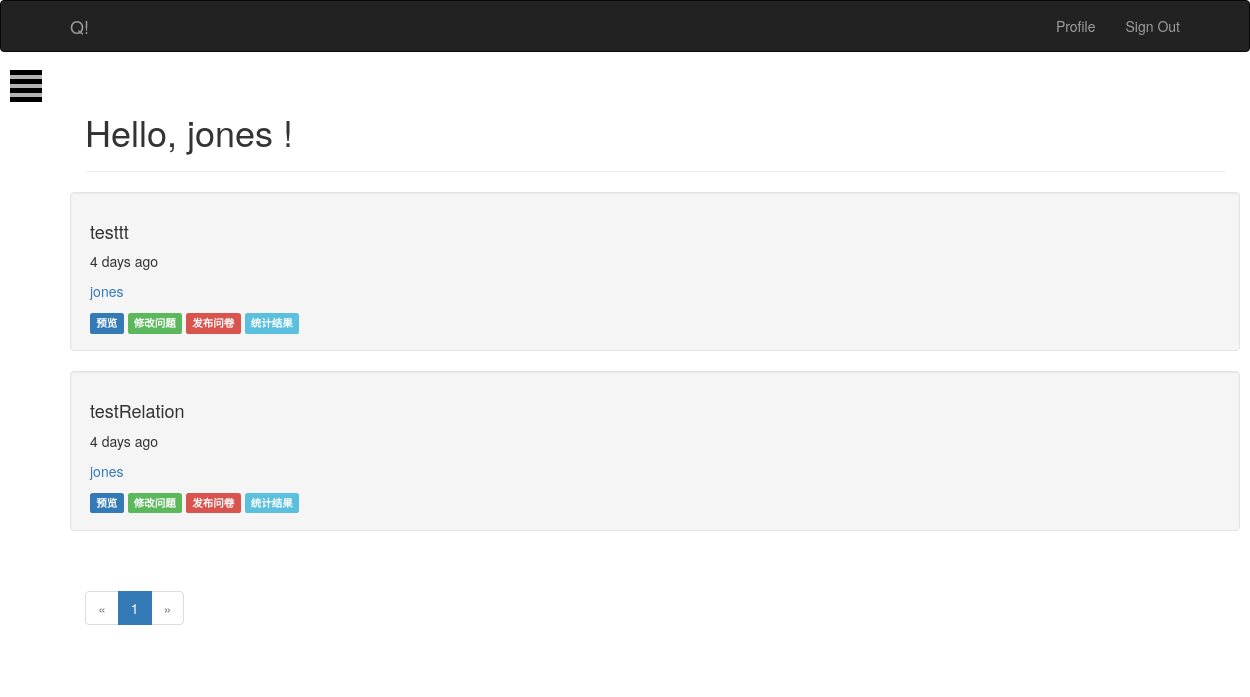
Page / (signed in) on the earlier database version.
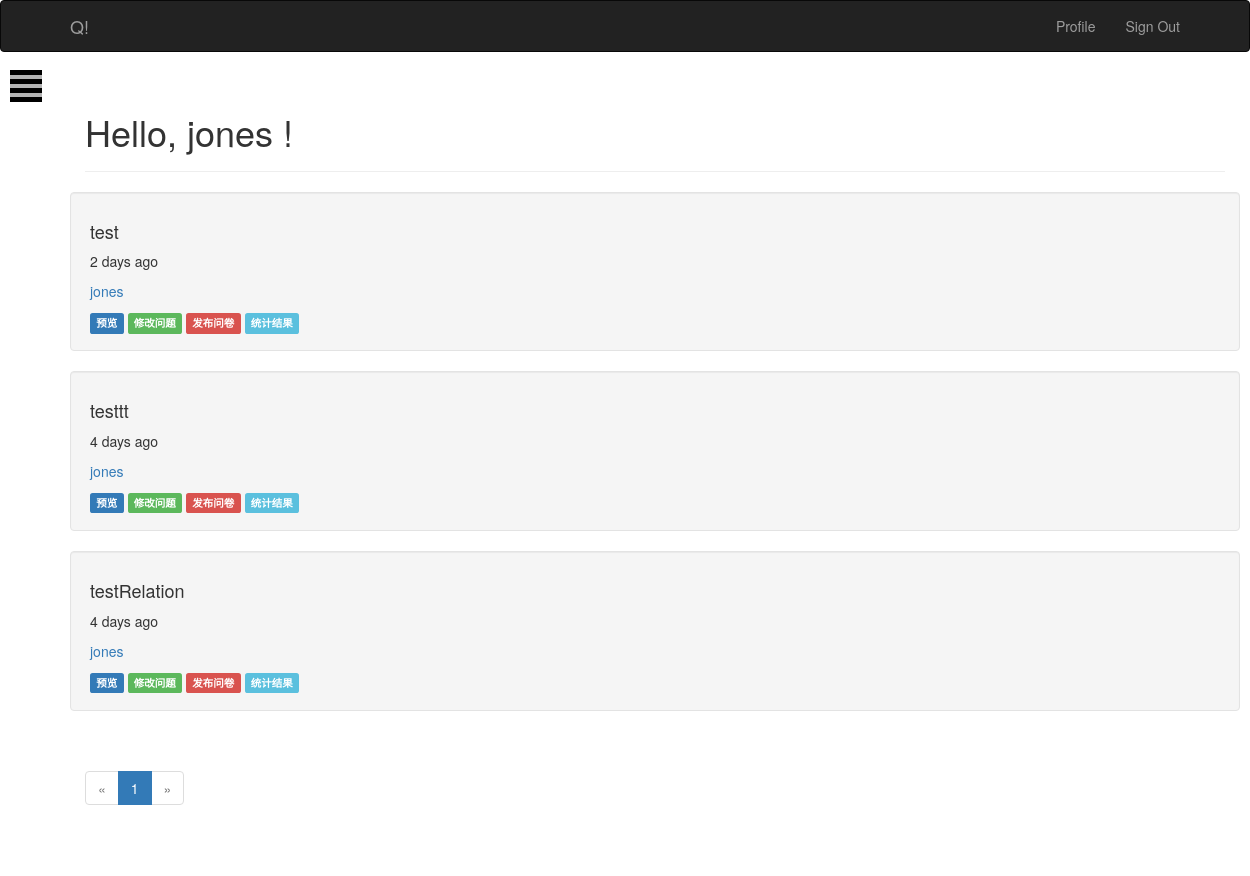
Same page on the later database version.
### app/models.py (models this page shows, shortened)
class Questionaire(db.Model):
    __tablename__ = "questionaires"
    id = db.Column(db.Integer, primary_key=True)
    title = db.Column(db.String(20))
    description = db.Column(db.Text())
    timestamp = db.Column(db.DateTime, index=True, default=datetime.utcnow)
    author_id = db.Column(db.Integer, db.ForeignKey('users.id'))
    questions = db.relationship('Question', backref="questionaire", lazy="dynamic")
    releases = db.relationship('QuestionaireRelease', backref="questionaire", lazy="dynamic")

class User(UserMixin, db.Model):
    __tablename__ = 'users'
    id = db.Column(db.Integer, primary_key=True)
    email = db.Column(db.String(64), unique=True, index=True)
    username = db.Column(db.String(64), unique=True)
    name = db.Column(db.String(64))
    location = db.Column(db.String(64))
    about_me = db.Column(db.Text())
    member_since = db.Column(db.DateTime(), default=datetime.utcnow)
    last_seen = db.Column(db.DateTime(), default=datetime.utcnow)
    confirmed = db.Column(db.Boolean, default=False)
    password_hash = db.Column(db.String(128))
    role_id = db.Column(db.Integer, db.ForeignKey('roles.id'))
    questionaires = db.relationship('Questionaire', backref="author", lazy="dynamic")
    posts = db.relationship('Post', backref="author", lazy="dynamic")
    @property
    def password(self):
        raise AttributeError('password is not a readable attribute')
    def ping(self):
        self.last_seen = datetime.utcnow()
        db.session.add(self)
    def is_anonymous(self):
        return False

### app/main/views.py (the view)
@main.route('/', methods=['GET', 'POST'])
def index():
    page = request.args.get('page', 1, type=int)
    if current_user.is_anonymous() == False:
        pagination = Questionaire.query.order_by(Questionaire.timestamp.desc()).filter_by(author=current_user._get_current_object()).paginate(
            page, per_page=current_app.config['FLASK_POSTS_PER_PAGE'],
            error_out=False
        )
        questionaires = pagination.items
        return render_template('index.html', current_time=datetime.utcnow(), questionaires=questionaires, pagination=pagination)
    return render_template('anonymous.html')

### app/auth/views.py (called while the page is built)
@auth.before_app_request
def before_request():
    if current_user.is_authenticated:
        current_user.ping()
        if not current_user.confirmed \
            and request.endpoint[:5] != 'auth.':
            return redirect(url_for('auth.unconfirmed'))

### app/main/__init__.py (called while the page is built)
@main.app_context_processor
def inject_permission():
    return dict(Permission=Permission)

### app/models.py (called while the page is built)
@login_manager.user_loader
def load_user(user_id):
    return User.query.get(int(user_id))

### app/templates/index.html (shortened to what this page needs)
{% extends 'base.html' %}
{% import "bootstrap/wtf.html" as wtf %}
{% import "_macros.html" as macros %}
{% block page_content %}
    <div class="page-header">
        <h1>Hello,
            {% if current_user.is_authenticated %}
                {{ current_user.username }}
            {% else %}
                Stranger
            {% endif %}!
        </h1>
    </div>
{% include '_posts.html' %}
<div class="pagination">
    {{ macros.pagination_widget(pagination, '.index') }}
</div>
{% endblock page_content %}
{% block content %}
{{super()}}
<div id="wrapper">
      <div id="page-content-wrapper">
        <button type="button" class="hamburger is-closed animated fadeInLeft" data-toggle="offcanvas">
          <span class="hamb-top"></span>
          <span class="hamb-middle"></span>
          <span class="hamb-bottom"></span>
        </button>
      </div>
</div>
{% endblock content %}

### app/templates/_posts.html
<div class="row">
    {% for questionaire in questionaires %}
    <div class="card well">
        <div class="card-body">
            <h4 class="card-title">{{ questionaire.title }}</h4>
            <p class="card-text">{{ moment(questionaire.timestamp).fromNow() }}</p>
            <p class="card-text"><a href="{{ url_for('.user', username=questionaire.author.username) }}">{{ questionaire.author.username }}</a></p>
        </div>
        <div class="questionaire-body">
            <div class="questionaire-footer">
                <a href="{{url_for('main.questionaire', id=questionaire.id)}}">
                    <span class="label label-primary">预览</span>
                </a>
                {% if current_user == questionaire.author %}
                    <a href="{{ url_for('main.create_question', id=questionaire.id) }}">
                        <span class="label label-success">修改问题</span>
                    </a>
                    <a href="{{ url_for('main.release_questionaire', id=questionaire.id) }}">
                        <span class="label label-danger">发布问卷</span>
                    </a>
                    <a href="{{ url_for('main.analyse_questionaire', id=questionaire.id) }}">
                        <span class="label label-info">统计结果</span>
                    </a>
                {% endif %}
            </div>
        </div>
    </div>
    {% endfor %}
</div>

Differences in the rows shown:
added Questionaire: title "test", timestamp "2 days ago", author.username "jones"
